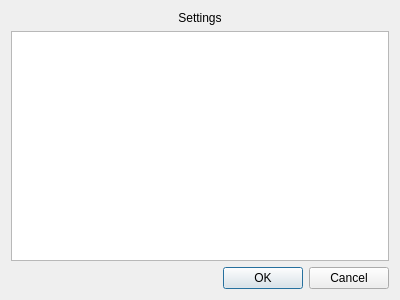
<?xml version="1.0" encoding="UTF-8"?>
<ui version="4.0">
 <class>ConfigurationDialog</class>
 <widget class="QDialog" name="ConfigurationDialog">
  <property name="geometry">
   <rect>
    <x>0</x>
    <y>0</y>
    <width>400</width>
    <height>300</height>
   </rect>
  </property>
  <property name="windowTitle">
   <string>Dialog</string>
  </property>
  <layout class="QVBoxLayout" name="verticalLayout">
   <item>
    <widget class="QLabel" name="dialogLabel">
     <property name="text">
      <string>Settings</string>
     </property>
     <property name="alignment">
      <set>Qt::AlignCenter</set>
     </property>
    </widget>
   </item>
   <item>
    <widget class="QTableWidget" name="settingsTableWidget"/>
   </item>
   <item>
    <widget class="QDialogButtonBox" name="buttonBox">
     <property name="orientation">
      <enum>Qt::Horizontal</enum>
     </property>
     <property name="standardButtons">
      <set>QDialogButtonBox::Cancel|QDialogButtonBox::Ok</set>
     </property>
    </widget>
   </item>
  </layout>
 </widget>
 <resources/>
 <connections>
  <connection>
   <sender>buttonBox</sender>
   <signal>accepted()</signal>
   <receiver>ConfigurationDialog</receiver>
   <slot>accept()</slot>
   <hints>
    <hint type="sourcelabel">
     <x>248</x>
     <y>254</y>
    </hint>
    <hint type="destinationlabel">
     <x>157</x>
     <y>274</y>
    </hint>
   </hints>
  </connection>
  <connection>
   <sender>buttonBox</sender>
   <signal>rejected()</signal>
   <receiver>ConfigurationDialog</receiver>
   <slot>reject()</slot>
   <hints>
    <hint type="sourcelabel">
     <x>316</x>
     <y>260</y>
    </hint>
    <hint type="destinationlabel">
     <x>286</x>
     <y>274</y>
    </hint>
   </hints>
  </connection>
 </connections>
</ui>
